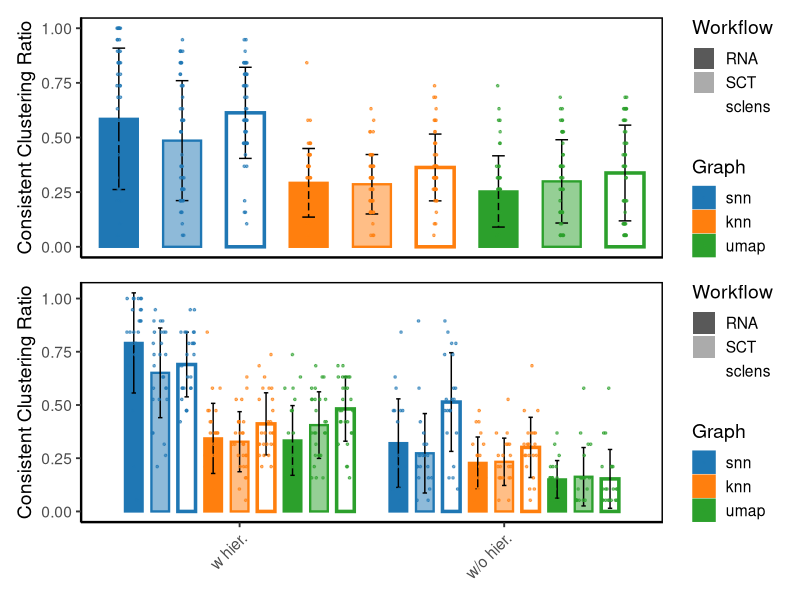

This figure's R source:
#!/usr/bin/env Rscript

library(ggplot2)
library(dplyr)
library(readr)
library(patchwork)

df <- read_tsv(
  "data/tables/benchmark/benchmark_summary_workflow_graph.tsv",
  col_types = cols(.default = col_character())
)

df_plot <- df %>%
  filter(method %in% c("RNA", "SCT", "sclens"), graph %in% c("snn", "knn", "umap")) %>%
  mutate(
    Consistent_Clustering_Ratio = as.numeric(Consistent_Clustering_Ratio),
    graph = factor(graph, levels = c("snn", "knn", "umap")),
    method = factor(method, levels = c("RNA", "SCT", "sclens"))
  )

graph_colors <- c("snn" = "#1F77B4", "knn" = "#FF7F0E", "umap" = "#2CA02C")
method_alpha <- c("RNA" = 1, "SCT" = 0.5, "sclens" = 0)
method_size <- c("RNA" = 0.8, "SCT" = 0.8, "sclens" = 1.2)

p1 <- ggplot(df_plot, aes(x = interaction(method, graph), y = Consistent_Clustering_Ratio)) +
  stat_summary(aes(color = graph, fill = graph, alpha = method, size = method), fun = mean, geom = "bar", width = 0.6) +
  stat_summary(fun.data = mean_sdl, fun.args = list(mult = 1), geom = "errorbar", width = 0.2, color = "black") +
  geom_jitter(aes(color = graph), position = position_jitterdodge(jitter.width = 0.15, dodge.width = 0.8), alpha = 0.6, size = 0.6) +
  scale_color_manual(values = graph_colors, name = "Graph") +
  scale_fill_manual(values = graph_colors, name = "Graph") +
  scale_alpha_manual(values = method_alpha, name = "Workflow") +
  scale_size_manual(values = method_size, name = "Workflow") +
  labs(x = NULL, y = "Consistent Clustering Ratio") +
  theme_classic(base_size = 14) +
  theme(axis.ticks.x = element_blank(), axis.text.x = element_blank(), panel.border = element_rect(color = "black", fill = NA, linewidth = 1), legend.position = "right")

p2 <- df_plot %>%
  mutate(sample_type = factor(sample_type, levels = c("Data with Hierarchical structure", "Data w/o Hierarchical structure"), labels = c("w hier.", "w/o hier."))) %>%
  ggplot(aes(x = sample_type, y = Consistent_Clustering_Ratio)) +
  stat_summary(aes(color = graph, fill = graph, alpha = method, size = method, group = interaction(method, graph)), fun = mean, geom = "bar", position = position_dodge(width = 0.9), width = 0.6) +
  stat_summary(aes(group = interaction(method, graph)), fun.data = mean_sdl, fun.args = list(mult = 1), geom = "errorbar", position = position_dodge(width = 0.9), width = 0.15, color = "black") +
  geom_point(aes(color = graph, group = interaction(method, graph)), position = position_jitterdodge(jitter.width = 0.15, dodge.width = 0.9), alpha = 0.6, size = 0.6) +
  scale_color_manual(values = graph_colors, name = "Graph") +
  scale_fill_manual(values = graph_colors, name = "Graph") +
  scale_alpha_manual(values = method_alpha, name = "Workflow") +
  scale_size_manual(values = method_size, name = "Workflow", guide = "none") +
  labs(x = NULL, y = "Consistent Clustering Ratio") +
  theme_classic(base_size = 14) +
  theme(axis.text.x = element_text(angle = 45, hjust = 1), panel.border = element_rect(color = "black", fill = NA, linewidth = 1), legend.position = "right")

p1 / p2
